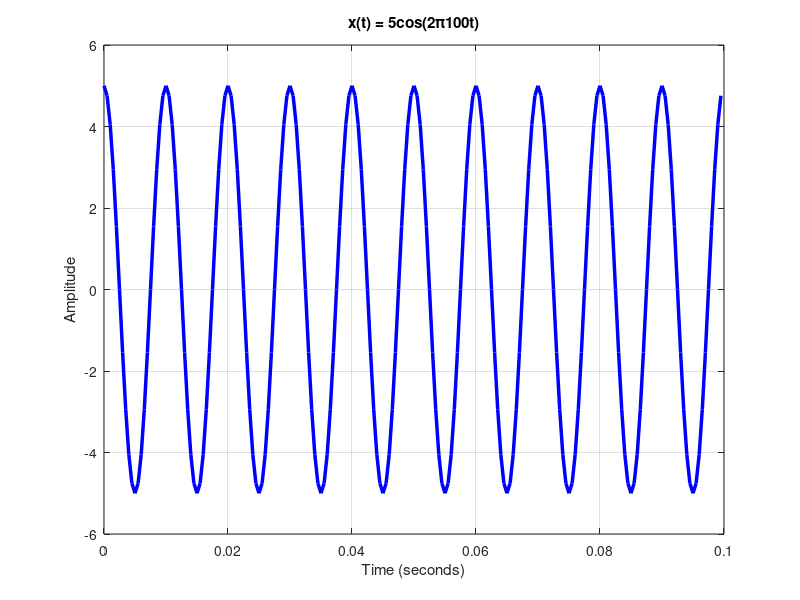

Here is the MATLAB script that generated this plot: (Note: this script raises an error after producing the figure.)
clc;             % clear command window
clear;           % clear all variables
close all;       % close all figure

% Time specifications
Fs = 2000;              % Sampling frequency (at least 2x100 = 200 Hz, but choose higher for smoothness)
T = 1/Fs;               % Sampling period
L = 200;                % Number of samples
t = (0:L-1)*T;          % Time vector

% Signal
x = 5*cos(2*pi*100*t);

% Plot
figure;
plot(t, x, 'b', 'LineWidth', 2.5);  %plot(x, y, 'b', 'LineWidth', 1.5, 'Marker', 'o')
xlabel('Time (seconds)');
ylabel('Amplitude');
title('x(t) = 5cos(2π100t)');
grid on;

% Cartesian style axes
hold on;
xline(0, 'r');   % y-axis    'r'=red
yline(0, 'r');   % x-axis     'k'=black
hold off;